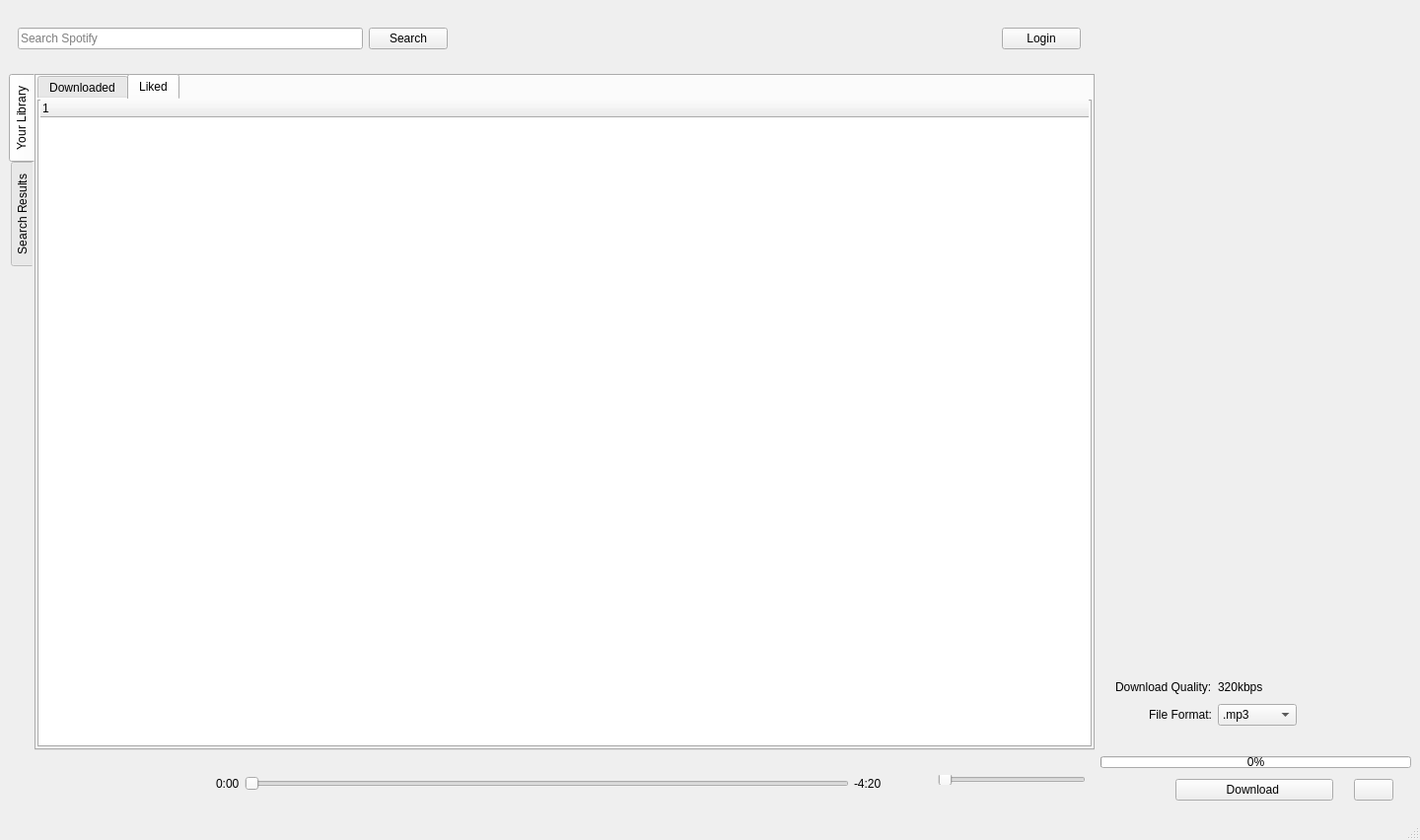
<?xml version="1.0" encoding="UTF-8"?>
<ui version="4.0">
 <class>MainWindow</class>
 <widget class="QMainWindow" name="MainWindow">
  <property name="geometry">
   <rect>
    <x>0</x>
    <y>0</y>
    <width>1440</width>
    <height>852</height>
   </rect>
  </property>
  <property name="windowTitle">
   <string>ZSpotify</string>
  </property>
  <widget class="QWidget" name="centralwidget">
   <property name="minimumSize">
    <size>
     <width>900</width>
     <height>750</height>
    </size>
   </property>
   <layout class="QVBoxLayout" name="verticalLayout_2">
    <item>
     <layout class="QVBoxLayout" name="verticalLayout">
      <property name="sizeConstraint">
       <enum>QLayout::SetNoConstraint</enum>
      </property>
      <item>
       <widget class="QWidget" name="widget" native="true">
        <property name="minimumSize">
         <size>
          <width>0</width>
          <height>60</height>
         </size>
        </property>
        <property name="maximumSize">
         <size>
          <width>16777215</width>
          <height>60</height>
         </size>
        </property>
        <property name="layoutDirection">
         <enum>Qt::LeftToRight</enum>
        </property>
        <layout class="QHBoxLayout" name="horizontalLayout_2">
         <property name="topMargin">
          <number>0</number>
         </property>
         <property name="bottomMargin">
          <number>0</number>
         </property>
         <item>
          <widget class="QLineEdit" name="searchInput">
           <property name="minimumSize">
            <size>
             <width>250</width>
             <height>0</height>
            </size>
           </property>
           <property name="maximumSize">
            <size>
             <width>350</width>
             <height>16777215</height>
            </size>
           </property>
           <property name="placeholderText">
            <string>Search Spotify</string>
           </property>
          </widget>
         </item>
         <item>
          <widget class="QPushButton" name="searchBtn">
           <property name="text">
            <string>Search</string>
           </property>
          </widget>
         </item>
         <item>
          <spacer name="horizontalSpacer">
           <property name="orientation">
            <enum>Qt::Horizontal</enum>
           </property>
           <property name="sizeHint" stdset="0">
            <size>
             <width>40</width>
             <height>20</height>
            </size>
           </property>
          </spacer>
         </item>
         <item>
          <widget class="QLabel" name="accountTypeLabel">
           <property name="text">
            <string/>
           </property>
          </widget>
         </item>
         <item>
          <widget class="QPushButton" name="loginBtn">
           <property name="text">
            <string>Login</string>
           </property>
          </widget>
         </item>
         <item>
          <spacer name="horizontalSpacer_2">
           <property name="orientation">
            <enum>Qt::Horizontal</enum>
           </property>
           <property name="sizeType">
            <enum>QSizePolicy::Fixed</enum>
           </property>
           <property name="sizeHint" stdset="0">
            <size>
             <width>20</width>
             <height>20</height>
            </size>
           </property>
          </spacer>
         </item>
         <item>
          <widget class="QLabel" name="label">
           <property name="minimumSize">
            <size>
             <width>300</width>
             <height>65</height>
            </size>
           </property>
           <property name="maximumSize">
            <size>
             <width>300</width>
             <height>65</height>
            </size>
           </property>
           <property name="text">
            <string/>
           </property>
           <property name="textFormat">
            <enum>Qt::RichText</enum>
           </property>
           <property name="pixmap">
            <pixmap>../resources/ZSpotifyBannerTP.png</pixmap>
           </property>
           <property name="scaledContents">
            <bool>true</bool>
           </property>
          </widget>
         </item>
        </layout>
       </widget>
      </item>
      <item>
       <layout class="QHBoxLayout" name="horizontalLayout">
        <item>
         <layout class="QVBoxLayout" name="verticalLayout_3">
          <property name="spacing">
           <number>0</number>
          </property>
          <property name="topMargin">
           <number>0</number>
          </property>
          <property name="bottomMargin">
           <number>0</number>
          </property>
          <item>
           <widget class="QTabWidget" name="libraryTabs">
            <property name="styleSheet">
             <string notr="true">border:0</string>
            </property>
            <property name="tabPosition">
             <enum>QTabWidget::West</enum>
            </property>
            <property name="currentIndex">
             <number>0</number>
            </property>
            <property name="tabBarAutoHide">
             <bool>true</bool>
            </property>
            <widget class="QWidget" name="musicTab">
             <attribute name="title">
              <string>Your Library</string>
             </attribute>
             <layout class="QVBoxLayout" name="verticalLayout_10">
              <property name="leftMargin">
               <number>3</number>
              </property>
              <property name="topMargin">
               <number>0</number>
              </property>
              <property name="rightMargin">
               <number>3</number>
              </property>
              <property name="bottomMargin">
               <number>3</number>
              </property>
              <item>
               <widget class="QTabWidget" name="tabWidget">
                <property name="currentIndex">
                 <number>1</number>
                </property>
                <widget class="QWidget" name="downloadedTab">
                 <attribute name="title">
                  <string>Downloaded</string>
                 </attribute>
                 <layout class="QVBoxLayout" name="verticalLayout_16">
                  <property name="leftMargin">
                   <number>3</number>
                  </property>
                  <property name="topMargin">
                   <number>0</number>
                  </property>
                  <property name="rightMargin">
                   <number>3</number>
                  </property>
                  <property name="bottomMargin">
                   <number>3</number>
                  </property>
                  <item>
                   <widget class="QTreeWidget" name="downloadedTree">
                    <property name="alternatingRowColors">
                     <bool>true</bool>
                    </property>
                    <property name="animated">
                     <bool>true</bool>
                    </property>
                    <column>
                     <property name="text">
                      <string notr="true">1</string>
                     </property>
                    </column>
                   </widget>
                  </item>
                 </layout>
                </widget>
                <widget class="QWidget" name="likedTab">
                 <attribute name="title">
                  <string>Liked</string>
                 </attribute>
                 <layout class="QVBoxLayout" name="verticalLayout_17">
                  <property name="leftMargin">
                   <number>3</number>
                  </property>
                  <property name="topMargin">
                   <number>0</number>
                  </property>
                  <property name="rightMargin">
                   <number>3</number>
                  </property>
                  <property name="bottomMargin">
                   <number>3</number>
                  </property>
                  <item>
                   <widget class="QTreeWidget" name="downloadedTree_2">
                    <property name="alternatingRowColors">
                     <bool>true</bool>
                    </property>
                    <property name="animated">
                     <bool>true</bool>
                    </property>
                    <column>
                     <property name="text">
                      <string notr="true">1</string>
                     </property>
                    </column>
                   </widget>
                  </item>
                 </layout>
                </widget>
               </widget>
              </item>
             </layout>
            </widget>
            <widget class="QWidget" name="searchTab">
             <attribute name="title">
              <string>Search Results</string>
             </attribute>
             <layout class="QVBoxLayout" name="verticalLayout_15">
              <property name="leftMargin">
               <number>3</number>
              </property>
              <property name="topMargin">
               <number>0</number>
              </property>
              <property name="rightMargin">
               <number>3</number>
              </property>
              <property name="bottomMargin">
               <number>3</number>
              </property>
              <item>
               <widget class="QTabWidget" name="resultTabs">
                <property name="styleSheet">
                 <string notr="true">border: 0</string>
                </property>
                <property name="tabPosition">
                 <enum>QTabWidget::North</enum>
                </property>
                <property name="currentIndex">
                 <number>0</number>
                </property>
                <property name="elideMode">
                 <enum>Qt::ElideRight</enum>
                </property>
                <property name="movable">
                 <bool>false</bool>
                </property>
                <widget class="QWidget" name="songsTab">
                 <attribute name="title">
                  <string>Songs</string>
                 </attribute>
                 <layout class="QVBoxLayout" name="verticalLayout_11">
                  <property name="leftMargin">
                   <number>5</number>
                  </property>
                  <property name="topMargin">
                   <number>0</number>
                  </property>
                  <property name="rightMargin">
                   <number>5</number>
                  </property>
                  <property name="bottomMargin">
                   <number>5</number>
                  </property>
                  <item>
                   <widget class="QTreeWidget" name="songsTree">
                    <property name="styleSheet">
                     <string notr="true">border:0</string>
                    </property>
                    <property name="dragEnabled">
                     <bool>false</bool>
                    </property>
                    <property name="alternatingRowColors">
                     <bool>true</bool>
                    </property>
                    <property name="animated">
                     <bool>true</bool>
                    </property>
                    <attribute name="headerDefaultSectionSize">
                     <number>230</number>
                    </attribute>
                    <attribute name="headerMinimumSectionSize">
                     <number>15</number>
                    </attribute>
                    <column>
                     <property name="text">
                      <string>Index</string>
                     </property>
                    </column>
                    <column>
                     <property name="text">
                      <string>Title</string>
                     </property>
                    </column>
                    <column>
                     <property name="text">
                      <string>Artists</string>
                     </property>
                    </column>
                    <column>
                     <property name="text">
                      <string>Album</string>
                     </property>
                    </column>
                    <column>
                     <property name="text">
                      <string>Release Date</string>
                     </property>
                    </column>
                   </widget>
                  </item>
                 </layout>
                </widget>
                <widget class="QWidget" name="artistsTab">
                 <attribute name="title">
                  <string>Artists</string>
                 </attribute>
                 <layout class="QVBoxLayout" name="verticalLayout_12">
                  <property name="leftMargin">
                   <number>5</number>
                  </property>
                  <property name="topMargin">
                   <number>0</number>
                  </property>
                  <property name="rightMargin">
                   <number>5</number>
                  </property>
                  <property name="bottomMargin">
                   <number>5</number>
                  </property>
                  <item>
                   <widget class="QTreeWidget" name="artistsTree">
                    <property name="styleSheet">
                     <string notr="true">border: 0</string>
                    </property>
                    <property name="autoScrollMargin">
                     <number>16</number>
                    </property>
                    <property name="alternatingRowColors">
                     <bool>true</bool>
                    </property>
                    <property name="animated">
                     <bool>true</bool>
                    </property>
                    <attribute name="headerDefaultSectionSize">
                     <number>230</number>
                    </attribute>
                    <attribute name="headerMinimumSectionSize">
                     <number>15</number>
                    </attribute>
                    <column>
                     <property name="text">
                      <string>Index</string>
                     </property>
                    </column>
                    <column>
                     <property name="text">
                      <string>Name</string>
                     </property>
                    </column>
                   </widget>
                  </item>
                 </layout>
                </widget>
                <widget class="QWidget" name="albumsTab">
                 <attribute name="title">
                  <string>Albums</string>
                 </attribute>
                 <layout class="QVBoxLayout" name="verticalLayout_13">
                  <property name="leftMargin">
                   <number>5</number>
                  </property>
                  <property name="topMargin">
                   <number>0</number>
                  </property>
                  <property name="rightMargin">
                   <number>5</number>
                  </property>
                  <property name="bottomMargin">
                   <number>5</number>
                  </property>
                  <item>
                   <widget class="QTreeWidget" name="albumsTree">
                    <property name="styleSheet">
                     <string notr="true">border:0</string>
                    </property>
                    <property name="alternatingRowColors">
                     <bool>true</bool>
                    </property>
                    <property name="animated">
                     <bool>true</bool>
                    </property>
                    <attribute name="headerDefaultSectionSize">
                     <number>230</number>
                    </attribute>
                    <attribute name="headerMinimumSectionSize">
                     <number>15</number>
                    </attribute>
                    <column>
                     <property name="text">
                      <string>Index</string>
                     </property>
                    </column>
                    <column>
                     <property name="text">
                      <string>Title</string>
                     </property>
                    </column>
                    <column>
                     <property name="text">
                      <string>Artists</string>
                     </property>
                    </column>
                    <column>
                     <property name="text">
                      <string>Total Tracks</string>
                     </property>
                    </column>
                    <column>
                     <property name="text">
                      <string>Release Date</string>
                     </property>
                    </column>
                   </widget>
                  </item>
                 </layout>
                </widget>
                <widget class="QWidget" name="playlistsTab">
                 <attribute name="title">
                  <string>Playlists</string>
                 </attribute>
                 <layout class="QVBoxLayout" name="verticalLayout_14">
                  <property name="leftMargin">
                   <number>5</number>
                  </property>
                  <property name="topMargin">
                   <number>0</number>
                  </property>
                  <property name="rightMargin">
                   <number>5</number>
                  </property>
                  <property name="bottomMargin">
                   <number>5</number>
                  </property>
                  <item>
                   <widget class="QTreeWidget" name="playlistsTree">
                    <property name="styleSheet">
                     <string notr="true">border:0</string>
                    </property>
                    <property name="alternatingRowColors">
                     <bool>true</bool>
                    </property>
                    <property name="animated">
                     <bool>true</bool>
                    </property>
                    <attribute name="headerDefaultSectionSize">
                     <number>230</number>
                    </attribute>
                    <attribute name="headerMinimumSectionSize">
                     <number>15</number>
                    </attribute>
                    <column>
                     <property name="text">
                      <string>Index</string>
                     </property>
                    </column>
                    <column>
                     <property name="text">
                      <string>Title</string>
                     </property>
                    </column>
                    <column>
                     <property name="text">
                      <string>Creator</string>
                     </property>
                    </column>
                    <column>
                     <property name="text">
                      <string>Total Tracks</string>
                     </property>
                    </column>
                   </widget>
                  </item>
                 </layout>
                </widget>
               </widget>
              </item>
             </layout>
            </widget>
           </widget>
          </item>
          <item>
           <widget class="QWidget" name="mediaControls" native="true">
            <property name="minimumSize">
             <size>
              <width>0</width>
              <height>50</height>
             </size>
            </property>
            <property name="maximumSize">
             <size>
              <width>16777215</width>
              <height>60</height>
             </size>
            </property>
            <layout class="QHBoxLayout" name="horizontalLayout_5">
             <property name="spacing">
              <number>5</number>
             </property>
             <item>
              <widget class="QPushButton" name="prevBtn">
               <property name="minimumSize">
                <size>
                 <width>62</width>
                 <height>50</height>
                </size>
               </property>
               <property name="sizeIncrement">
                <size>
                 <width>40</width>
                 <height>0</height>
                </size>
               </property>
               <property name="text">
                <string/>
               </property>
               <property name="icon">
                <iconset>
                 <normaloff>../resources/backBtn16 copy.png</normaloff>../resources/backBtn16 copy.png</iconset>
               </property>
               <property name="flat">
                <bool>true</bool>
               </property>
              </widget>
             </item>
             <item>
              <widget class="QPushButton" name="playBtn">
               <property name="minimumSize">
                <size>
                 <width>62</width>
                 <height>50</height>
                </size>
               </property>
               <property name="text">
                <string/>
               </property>
               <property name="icon">
                <iconset>
                 <normaloff>../resources/playBtn16.png</normaloff>../resources/playBtn16.png</iconset>
               </property>
               <property name="flat">
                <bool>true</bool>
               </property>
              </widget>
             </item>
             <item>
              <widget class="QPushButton" name="nextBtn">
               <property name="minimumSize">
                <size>
                 <width>62</width>
                 <height>50</height>
                </size>
               </property>
               <property name="text">
                <string/>
               </property>
               <property name="icon">
                <iconset>
                 <normaloff>../resources/nextBtn16.png</normaloff>../resources/nextBtn16.png</iconset>
               </property>
               <property name="iconSize">
                <size>
                 <width>24</width>
                 <height>16</height>
                </size>
               </property>
               <property name="flat">
                <bool>true</bool>
               </property>
              </widget>
             </item>
             <item>
              <widget class="QLabel" name="label_2">
               <property name="minimumSize">
                <size>
                 <width>0</width>
                 <height>50</height>
                </size>
               </property>
               <property name="text">
                <string>0:00</string>
               </property>
               <property name="alignment">
                <set>Qt::AlignLeading|Qt::AlignLeft|Qt::AlignVCenter</set>
               </property>
              </widget>
             </item>
             <item>
              <widget class="QSlider" name="horizontalSlider">
               <property name="sizePolicy">
                <sizepolicy hsizetype="Expanding" vsizetype="Fixed">
                 <horstretch>0</horstretch>
                 <verstretch>0</verstretch>
                </sizepolicy>
               </property>
               <property name="minimumSize">
                <size>
                 <width>1</width>
                 <height>50</height>
                </size>
               </property>
               <property name="tracking">
                <bool>true</bool>
               </property>
               <property name="orientation">
                <enum>Qt::Horizontal</enum>
               </property>
               <property name="invertedControls">
                <bool>false</bool>
               </property>
              </widget>
             </item>
             <item>
              <widget class="QLabel" name="label_3">
               <property name="minimumSize">
                <size>
                 <width>0</width>
                 <height>50</height>
                </size>
               </property>
               <property name="text">
                <string>-4:20</string>
               </property>
              </widget>
             </item>
             <item>
              <spacer name="horizontalSpacer_4">
               <property name="orientation">
                <enum>Qt::Horizontal</enum>
               </property>
               <property name="sizeType">
                <enum>QSizePolicy::Minimum</enum>
               </property>
               <property name="sizeHint" stdset="0">
                <size>
                 <width>40</width>
                 <height>20</height>
                </size>
               </property>
              </spacer>
             </item>
             <item>
              <widget class="QLabel" name="label_4">
               <property name="text">
                <string/>
               </property>
               <property name="textFormat">
                <enum>Qt::RichText</enum>
               </property>
               <property name="pixmap">
                <pixmap>../resources/volcon16.png</pixmap>
               </property>
              </widget>
             </item>
             <item>
              <widget class="QSlider" name="horizontalSlider_2">
               <property name="minimumSize">
                <size>
                 <width>150</width>
                 <height>0</height>
                </size>
               </property>
               <property name="maximumSize">
                <size>
                 <width>150</width>
                 <height>10</height>
                </size>
               </property>
               <property name="orientation">
                <enum>Qt::Horizontal</enum>
               </property>
              </widget>
             </item>
            </layout>
           </widget>
          </item>
         </layout>
        </item>
        <item>
         <widget class="QWidget" name="infoView" native="true">
          <property name="sizePolicy">
           <sizepolicy hsizetype="Expanding" vsizetype="Preferred">
            <horstretch>0</horstretch>
            <verstretch>0</verstretch>
           </sizepolicy>
          </property>
          <property name="minimumSize">
           <size>
            <width>250</width>
            <height>0</height>
           </size>
          </property>
          <property name="maximumSize">
           <size>
            <width>315</width>
            <height>16777215</height>
           </size>
          </property>
          <layout class="QVBoxLayout" name="verticalLayout_8">
           <property name="spacing">
            <number>-1</number>
           </property>
           <property name="leftMargin">
            <number>0</number>
           </property>
           <property name="rightMargin">
            <number>0</number>
           </property>
           <item>
            <layout class="QHBoxLayout" name="horizontalLayout_3">
             <property name="spacing">
              <number>0</number>
             </property>
             <property name="sizeConstraint">
              <enum>QLayout::SetMinimumSize</enum>
             </property>
             <item>
              <widget class="QLabel" name="coverArtLabel">
               <property name="sizePolicy">
                <sizepolicy hsizetype="Expanding" vsizetype="Expanding">
                 <horstretch>0</horstretch>
                 <verstretch>0</verstretch>
                </sizepolicy>
               </property>
               <property name="minimumSize">
                <size>
                 <width>300</width>
                 <height>300</height>
                </size>
               </property>
               <property name="maximumSize">
                <size>
                 <width>300</width>
                 <height>300</height>
                </size>
               </property>
               <property name="sizeIncrement">
                <size>
                 <width>16</width>
                 <height>16</height>
                </size>
               </property>
               <property name="text">
                <string/>
               </property>
               <property name="textFormat">
                <enum>Qt::RichText</enum>
               </property>
               <property name="pixmap">
                <pixmap>../resources/cover_default.jpg</pixmap>
               </property>
               <property name="scaledContents">
                <bool>true</bool>
               </property>
               <property name="alignment">
                <set>Qt::AlignLeading|Qt::AlignLeft|Qt::AlignTop</set>
               </property>
              </widget>
             </item>
            </layout>
           </item>
           <item>
            <layout class="QFormLayout" name="formLayout">
             <property name="labelAlignment">
              <set>Qt::AlignRight|Qt::AlignTrailing|Qt::AlignVCenter</set>
             </property>
             <property name="formAlignment">
              <set>Qt::AlignLeading|Qt::AlignLeft|Qt::AlignTop</set>
             </property>
             <property name="verticalSpacing">
              <number>10</number>
             </property>
             <property name="leftMargin">
              <number>15</number>
             </property>
             <property name="topMargin">
              <number>10</number>
             </property>
             <item row="0" column="0">
              <widget class="QLabel" name="infoHeader1">
               <property name="text">
                <string/>
               </property>
              </widget>
             </item>
             <item row="0" column="1">
              <widget class="QLabel" name="infoLabel1">
               <property name="text">
                <string/>
               </property>
              </widget>
             </item>
             <item row="1" column="0">
              <widget class="QLabel" name="infoHeader2">
               <property name="text">
                <string/>
               </property>
              </widget>
             </item>
             <item row="1" column="1">
              <widget class="QLabel" name="infoLabel2">
               <property name="text">
                <string/>
               </property>
              </widget>
             </item>
             <item row="2" column="0">
              <widget class="QLabel" name="infoHeader3">
               <property name="text">
                <string/>
               </property>
              </widget>
             </item>
             <item row="2" column="1">
              <widget class="QLabel" name="infoLabel3">
               <property name="text">
                <string/>
               </property>
              </widget>
             </item>
             <item row="3" column="0">
              <widget class="QLabel" name="infoHeader4">
               <property name="text">
                <string/>
               </property>
              </widget>
             </item>
             <item row="3" column="1">
              <widget class="QLabel" name="infoLabel4">
               <property name="text">
                <string/>
               </property>
              </widget>
             </item>
             <item row="4" column="0">
              <widget class="QLabel" name="infoHeader5">
               <property name="text">
                <string/>
               </property>
              </widget>
             </item>
             <item row="4" column="1">
              <widget class="QLabel" name="infoLabel5">
               <property name="text">
                <string/>
               </property>
              </widget>
             </item>
             <item row="5" column="0">
              <widget class="QLabel" name="infoHeader6">
               <property name="text">
                <string/>
               </property>
              </widget>
             </item>
             <item row="5" column="1">
              <widget class="QLabel" name="infoLabel6">
               <property name="text">
                <string/>
               </property>
              </widget>
             </item>
            </layout>
           </item>
           <item>
            <spacer name="verticalSpacer">
             <property name="orientation">
              <enum>Qt::Vertical</enum>
             </property>
             <property name="sizeHint" stdset="0">
              <size>
               <width>20</width>
               <height>40</height>
              </size>
             </property>
            </spacer>
           </item>
           <item>
            <layout class="QFormLayout" name="formLayout_2">
             <property name="labelAlignment">
              <set>Qt::AlignRight|Qt::AlignTrailing|Qt::AlignVCenter</set>
             </property>
             <property name="formAlignment">
              <set>Qt::AlignBottom|Qt::AlignLeading|Qt::AlignLeft</set>
             </property>
             <property name="verticalSpacing">
              <number>10</number>
             </property>
             <property name="leftMargin">
              <number>15</number>
             </property>
             <property name="topMargin">
              <number>0</number>
             </property>
             <property name="bottomMargin">
              <number>5</number>
             </property>
             <item row="0" column="0">
              <widget class="QLabel" name="dlQualityHeader">
               <property name="text">
                <string>Download Quality:</string>
               </property>
              </widget>
             </item>
             <item row="0" column="1">
              <widget class="QLabel" name="dlQualityLabel">
               <property name="text">
                <string>320kbps</string>
               </property>
              </widget>
             </item>
             <item row="1" column="0">
              <widget class="QLabel" name="fileFormatHeader">
               <property name="text">
                <string>File Format:</string>
               </property>
              </widget>
             </item>
             <item row="1" column="1">
              <widget class="QComboBox" name="fileFormatCombo">
               <property name="maximumSize">
                <size>
                 <width>80</width>
                 <height>16777215</height>
                </size>
               </property>
               <item>
                <property name="text">
                 <string>.mp3</string>
                </property>
               </item>
              </widget>
             </item>
            </layout>
           </item>
           <item>
            <layout class="QVBoxLayout" name="verticalLayout_9">
             <item>
              <widget class="QLabel" name="downloadInfoLabel">
               <property name="text">
                <string/>
               </property>
              </widget>
             </item>
             <item>
              <widget class="QProgressBar" name="progressBar">
               <property name="enabled">
                <bool>true</bool>
               </property>
               <property name="maximumSize">
                <size>
                 <width>16777215</width>
                 <height>12</height>
                </size>
               </property>
               <property name="value">
                <number>0</number>
               </property>
              </widget>
             </item>
             <item>
              <layout class="QHBoxLayout" name="horizontalLayout_4" stretch="0,3,1">
               <property name="topMargin">
                <number>5</number>
               </property>
               <item>
                <widget class="QLabel" name="label_12">
                 <property name="sizePolicy">
                  <sizepolicy hsizetype="Minimum" vsizetype="Preferred">
                   <horstretch>0</horstretch>
                   <verstretch>0</verstretch>
                  </sizepolicy>
                 </property>
                 <property name="maximumSize">
                  <size>
                   <width>40</width>
                   <height>16777215</height>
                  </size>
                 </property>
                 <property name="text">
                  <string/>
                 </property>
                </widget>
               </item>
               <item>
                <widget class="QPushButton" name="downloadBtn">
                 <property name="sizePolicy">
                  <sizepolicy hsizetype="MinimumExpanding" vsizetype="Fixed">
                   <horstretch>0</horstretch>
                   <verstretch>0</verstretch>
                  </sizepolicy>
                 </property>
                 <property name="minimumSize">
                  <size>
                   <width>0</width>
                   <height>0</height>
                  </size>
                 </property>
                 <property name="maximumSize">
                  <size>
                   <width>160</width>
                   <height>16777215</height>
                  </size>
                 </property>
                 <property name="text">
                  <string>Download </string>
                 </property>
                </widget>
               </item>
               <item>
                <widget class="QPushButton" name="dirBtn">
                 <property name="minimumSize">
                  <size>
                   <width>30</width>
                   <height>0</height>
                  </size>
                 </property>
                 <property name="maximumSize">
                  <size>
                   <width>40</width>
                   <height>40</height>
                  </size>
                 </property>
                 <property name="toolTip">
                  <string>Change download directory</string>
                 </property>
                 <property name="text">
                  <string/>
                 </property>
                 <property name="icon">
                  <iconset>
                   <normaloff>../resources/folderIcon.png</normaloff>../resources/folderIcon.png</iconset>
                 </property>
                </widget>
               </item>
              </layout>
             </item>
            </layout>
           </item>
          </layout>
         </widget>
        </item>
       </layout>
      </item>
     </layout>
    </item>
   </layout>
  </widget>
  <widget class="QStatusBar" name="statusbar"/>
 </widget>
 <resources/>
 <connections/>
</ui>
